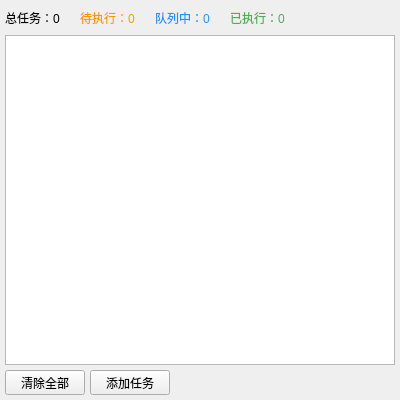
<?xml version="1.0" encoding="UTF-8"?>
<ui version="4.0">
 <class>ALTimerTaskWidget</class>
 <widget class="QWidget" name="ALTimerTaskWidget">
  <property name="geometry">
   <rect>
    <x>0</x>
    <y>0</y>
    <width>400</width>
    <height>400</height>
   </rect>
  </property>
  <property name="minimumSize">
   <size>
    <width>400</width>
    <height>400</height>
   </size>
  </property>
  <property name="maximumSize">
   <size>
    <width>600</width>
    <height>400</height>
   </size>
  </property>
  <property name="windowTitle">
   <string>定时任务 - AutoLibrary</string>
  </property>
  <layout class="QVBoxLayout" name="ALTimerTaskWidgetLayout">
   <property name="spacing">
    <number>5</number>
   </property>
   <property name="leftMargin">
    <number>5</number>
   </property>
   <property name="topMargin">
    <number>5</number>
   </property>
   <property name="rightMargin">
    <number>5</number>
   </property>
   <property name="bottomMargin">
    <number>5</number>
   </property>
   <item>
    <layout class="QHBoxLayout" name="TimerTaskStatusLayout">
     <property name="spacing">
      <number>5</number>
     </property>
     <item>
      <widget class="QLabel" name="TotalTaskLabel">
       <property name="minimumSize">
        <size>
         <width>70</width>
         <height>25</height>
        </size>
       </property>
       <property name="maximumSize">
        <size>
         <width>70</width>
         <height>25</height>
        </size>
       </property>
       <property name="text">
        <string>总任务：0</string>
       </property>
      </widget>
     </item>
     <item>
      <widget class="QLabel" name="PendingTaskLabel">
       <property name="minimumSize">
        <size>
         <width>70</width>
         <height>25</height>
        </size>
       </property>
       <property name="maximumSize">
        <size>
         <width>70</width>
         <height>25</height>
        </size>
       </property>
       <property name="styleSheet">
        <string notr="true">QLabel {
	color: #FF9800
}</string>
       </property>
       <property name="text">
        <string>待执行：0</string>
       </property>
      </widget>
     </item>
     <item>
      <widget class="QLabel" name="InQueueTaskLabel">
       <property name="minimumSize">
        <size>
         <width>70</width>
         <height>25</height>
        </size>
       </property>
       <property name="maximumSize">
        <size>
         <width>70</width>
         <height>25</height>
        </size>
       </property>
       <property name="styleSheet">
        <string notr="true">QLabel {
	color: #2294FF
}</string>
       </property>
       <property name="text">
        <string>队列中：0</string>
       </property>
      </widget>
     </item>
     <item>
      <widget class="QLabel" name="ExecutedTaskLabel">
       <property name="minimumSize">
        <size>
         <width>70</width>
         <height>25</height>
        </size>
       </property>
       <property name="maximumSize">
        <size>
         <width>70</width>
         <height>25</height>
        </size>
       </property>
       <property name="styleSheet">
        <string notr="true">QLabel {
	color: #4CAF50
}</string>
       </property>
       <property name="text">
        <string>已执行：0</string>
       </property>
      </widget>
     </item>
     <item>
      <widget class="QFrame" name="TimerTaskSpaceFrame">
       <property name="minimumSize">
        <size>
         <width>0</width>
         <height>0</height>
        </size>
       </property>
       <property name="maximumSize">
        <size>
         <width>600</width>
         <height>16777215</height>
        </size>
       </property>
       <property name="frameShape">
        <enum>QFrame::Shape::NoFrame</enum>
       </property>
       <property name="frameShadow">
        <enum>QFrame::Shadow::Plain</enum>
       </property>
      </widget>
     </item>
    </layout>
   </item>
   <item>
    <widget class="QListWidget" name="TimerTasksListWidget">
     <property name="enabled">
      <bool>true</bool>
     </property>
    </widget>
   </item>
   <item>
    <layout class="QHBoxLayout" name="TimerTaskEditLayout">
     <property name="spacing">
      <number>5</number>
     </property>
     <item>
      <widget class="QPushButton" name="ClearAllTimerTasksButton">
       <property name="minimumSize">
        <size>
         <width>80</width>
         <height>25</height>
        </size>
       </property>
       <property name="maximumSize">
        <size>
         <width>80</width>
         <height>25</height>
        </size>
       </property>
       <property name="text">
        <string>清除全部</string>
       </property>
      </widget>
     </item>
     <item>
      <widget class="QPushButton" name="AddTimerTaskButton">
       <property name="minimumSize">
        <size>
         <width>80</width>
         <height>25</height>
        </size>
       </property>
       <property name="maximumSize">
        <size>
         <width>80</width>
         <height>25</height>
        </size>
       </property>
       <property name="text">
        <string>添加任务</string>
       </property>
      </widget>
     </item>
     <item>
      <widget class="QFrame" name="TimerTaskEditSpaceFrame">
       <property name="maximumSize">
        <size>
         <width>16777215</width>
         <height>16777215</height>
        </size>
       </property>
       <property name="frameShape">
        <enum>QFrame::Shape::NoFrame</enum>
       </property>
       <property name="frameShadow">
        <enum>QFrame::Shadow::Plain</enum>
       </property>
       <property name="lineWidth">
        <number>0</number>
       </property>
      </widget>
     </item>
    </layout>
   </item>
  </layout>
 </widget>
 <resources/>
 <connections/>
</ui>
